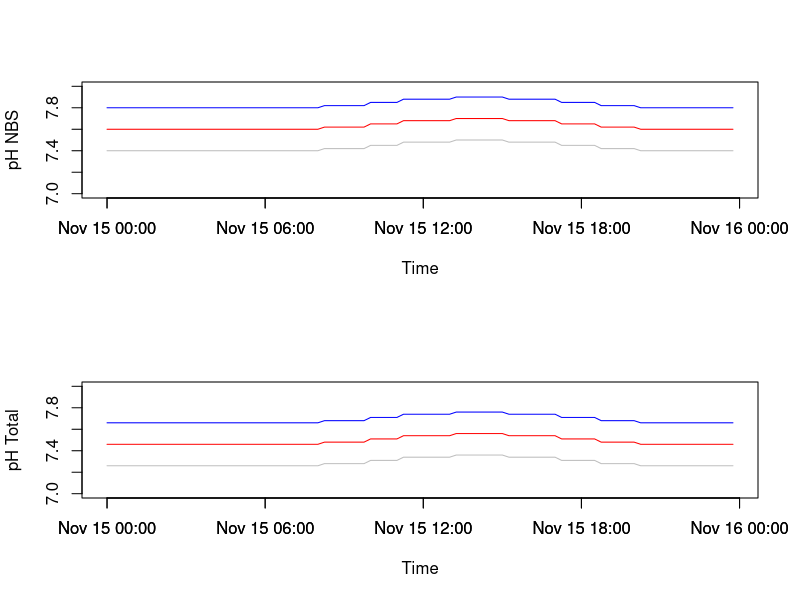

Write R code to recreate this figure.

Data <-read.table("Tank_Fluctuations.csv", header=TRUE, sep=",")
Data$Time <- as.POSIXct(Data$Time, format = "%H:%M", tz="HST") #convert date to HI time

Data$AMBIENT.Total <- Data$AMBIENT-0.14
Data$LOW.Total <- Data$LOW-0.14
Data$XLOW.Total <- Data$XLOW-0.14

#plot Temp and pH and save to output
pdf("~/MyProjects/BioMin_HIS/RAnalysis/Output/Expected_pH_Flux.pdf")
par(mfrow=c(2,1))
plot(as.numeric(as.character(AMBIENT)) ~ Time, Data, col = "blue", type="l", ylim=c(7.0, 8.0),  xlab="Time", ylab="pH NBS")
lines(as.numeric(as.character(LOW)) ~ Time, Data, col = "red")
lines(as.numeric(as.character(XLOW)) ~ Time, Data, col = "gray")
axis.POSIXct(side=1, Data$Time)

plot(as.numeric(as.character(AMBIENT.Total)) ~ Time, Data, col = "blue", type="l", ylim=c(7.0, 8.0),  xlab="Time", ylab="pH Total")
lines(as.numeric(as.character(LOW.Total)) ~ Time, Data, col = "red")
lines(as.numeric(as.character(XLOW.Total)) ~ Time, Data, col = "gray")
axis.POSIXct(side=1, Data$Time)
dev.off()

